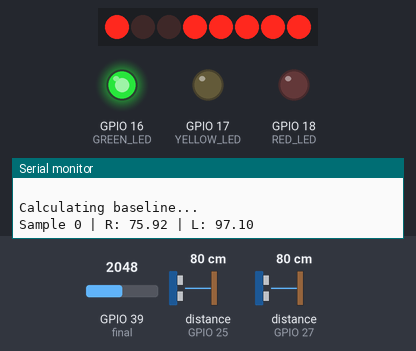
Bench run of a sketch on a simulated ESP32. Shown: 8 port-expander outputs drawn as a row of LEDs (first output left, lit = HIGH), output pins drawn as LEDs (lit = HIGH), the last lines printed to the serial monitor. Wiring (inferred from the names in the program): 2 × ultrasonic range finder: trigger GPIO 14, echo GPIO 27 / trigger GPIO 26, echo GPIO 25; PCF8574 port expander at I2C address 0x3E. Wiring (inferred from the signals the program sends): row of LEDs: on Q0, Q1, Q2, Q3, Q4, Q5, Q6, Q7. The test bench sets the inputs (shaded band); at power-on: distance to the obstacle (sensors on GPIO 27, GPIO 25) 80 cm, GPIO 39 (final) = 2048. The echo pulse lasts 58.3 µs per cm; pins used as bus, display or sensor lines are not drawn.

Above: at 0.5 s.
At 2.2 s:
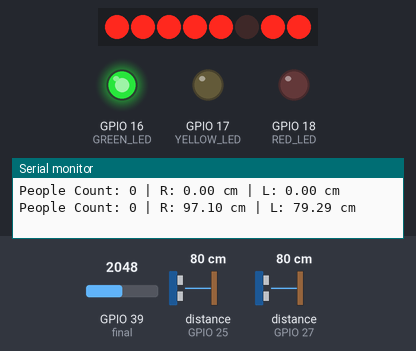
2.3 s: distance to the obstacle (sensor on GPIO 27) set to 2 cm
Timing chart, 0 to 5.3 s (numbered marks = the images above; inputs shaded):
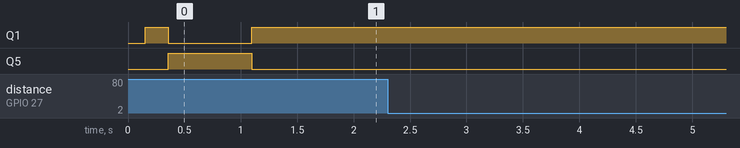

The sketch:

SoundLights.ino
```cpp
#include "led.h"
#include "db.h"
#include "PeopleCounter.h"
#include "lcd.h"

LCDDisplay lcd;

void taskUpdateLCD(void *parameter) {
    while (true) {
        lcd.update();
        vTaskDelay(pdMS_TO_TICKS(500));
    }
}

void setup() {
    Serial.begin(115200);
    delay(100);
    lcd.begin();  // initialize LCD
    delay(100);
    led_init();
    init_soundlevel();
    initializePeopleCounter();

    xTaskCreate(taskUpdateLCD, "UpdateLCD", 2048, NULL, 1, NULL);
}

void loop() {}
```

PeopleCounter.cpp
```cpp
#include "PeopleCounter.h"

// ===== Global Variables =====
SensorData sensorData = {0};
SemaphoreHandle_t dataMutex = NULL;
int globalPeople = 5;

// ===== RTOS Task Functions =====
void taskReadSensors(void *parameter) {
  while (true) {
    // Read Right
    float distRight = readUltrasonicDistance(TRIG_PIN_RIGHT, ECHO_PIN_RIGHT);
    vTaskDelay(pdMS_TO_TICKS(30)); // 30ms "Silence" period for echoes to dissipate

    // Read Left
    float distLeft = readUltrasonicDistance(TRIG_PIN_LEFT, ECHO_PIN_LEFT);
    vTaskDelay(pdMS_TO_TICKS(30));

    if (xSemaphoreTake(dataMutex, portMAX_DELAY)) {
      sensorData.distanceRight = distRight;
      sensorData.distanceLeft = distLeft;
      xSemaphoreGive(dataMutex);
    }

    vTaskDelay(pdMS_TO_TICKS(20)); // Overall task frequency
  }
}

void taskDetectPeople(void *parameter) {
  TickType_t lastWakeTime = xTaskGetTickCount();

  while (true) {
    if (xSemaphoreTake(dataMutex, portMAX_DELAY)) {
      detectMovement();
      xSemaphoreGive(dataMutex);
    }

    vTaskDelayUntil(&lastWakeTime, pdMS_TO_TICKS(SENSOR_READ_DELAY_MS));
  }
}

void taskUpdateBaseline(void *parameter) {
  TickType_t lastWakeTime = xTaskGetTickCount();

  while (true) {
    vTaskDelayUntil(&lastWakeTime, pdMS_TO_TICKS(BASELINE_UPDATE_DELAY_MS));

    Serial.println("Updating baseline...");
    if (xSemaphoreTake(dataMutex, portMAX_DELAY)) {
      calculateBaseline();
      xSemaphoreGive(dataMutex);
    }
  }
}

void taskDisplayStatus(void *parameter) {
  TickType_t lastWakeTime = xTaskGetTickCount();

  while (true) {
    if (xSemaphoreTake(dataMutex, portMAX_DELAY)) {
      Serial.printf("People Count: %u | R: %.2f cm | L: %.2f cm\n",
                    sensorData.peopleCount,
                    sensorData.distanceRight,
                    sensorData.distanceLeft);
      globalPeople = sensorData.peopleCount;
      xSemaphoreGive(dataMutex);
    }

    vTaskDelayUntil(&lastWakeTime, pdMS_TO_TICKS(DISPLAY_UPDATE_DELAY_MS));
  }
}

// ===== Helper Functions =====
float readUltrasonicDistance(int trigPin, int echoPin) {
  digitalWrite(trigPin, LOW);
  delayMicroseconds(2);
  digitalWrite(trigPin, HIGH);
  delayMicroseconds(10);
  digitalWrite(trigPin, LOW);

  unsigned long duration = pulseIn(echoPin, HIGH, TIMEOUT_US);
  return (duration * SOUND_SPEED_CM_US) / 2.0;
}

void calculateBaseline() {
  float sumRight = 0;
  float sumLeft = 0;

  Serial.println("Calculating baseline...");

  for (int i = 0; i < BASELINE_SAMPLES; i++) {
    float distRight = readUltrasonicDistance(TRIG_PIN_RIGHT, ECHO_PIN_RIGHT);
    float distLeft = readUltrasonicDistance(TRIG_PIN_LEFT, ECHO_PIN_LEFT);

    sumRight += distRight;
    sumLeft += distLeft;

    Serial.printf("Sample %d | R: %.2f | L: %.2f\n", i, distRight, distLeft);
    delay(50);
  }

  sensorData.baselineRight = sumRight / BASELINE_SAMPLES;
  sensorData.baselineLeft = sumLeft / BASELINE_SAMPLES;
  sensorData.prevRight = sensorData.baselineRight;
  sensorData.prevLeft = sensorData.baselineLeft;

  Serial.printf("Baseline set | R: %.2f | L: %.2f\n",
                sensorData.baselineRight,
                sensorData.baselineLeft);
}

void detectMovement() {
  bool rightBlocked = (sensorData.distanceRight < (sensorData.baselineRight - DETECTION_TOLERANCE));
  bool leftBlocked = (sensorData.distanceLeft < (sensorData.baselineLeft - DETECTION_TOLERANCE));

  static unsigned long lastTriggerTime = 0;
  unsigned long currentTime = millis();

  if (currentTime - lastTriggerTime < DEBOUCE_DELAY_MS) {
    return;
  }

  if (rightBlocked) {
    sensorData.peopleCount++;
    lastTriggerTime = currentTime;
    Serial.println("ENTRY");
  }
  else if (leftBlocked) {
    if (sensorData.peopleCount > 0) {
      sensorData.peopleCount--;
    }
    lastTriggerTime = currentTime;
    Serial.println("EXIT");
  }
}

void initializePeopleCounter() {
  // Configure pins
  pinMode(TRIG_PIN_RIGHT, OUTPUT);
  pinMode(ECHO_PIN_RIGHT, INPUT);
  pinMode(TRIG_PIN_LEFT, OUTPUT);
  pinMode(ECHO_PIN_LEFT, INPUT);

  // Create mutex
  dataMutex = xSemaphoreCreateMutex();

  if (dataMutex == NULL) {
    Serial.println("ERROR:  mutex!");
    return;
  }

  // Baseline calculation
  calculateBaseline();

  // RTOS tasks
  BaseType_t taskResult;

  taskResult = xTaskCreate(taskReadSensors, "ReadSensors", 8182, NULL, 2, NULL);
  if (taskResult != pdPASS) {
    Serial.println("ERROR: ReadSensors");
    return;
  }

  taskResult = xTaskCreate(taskDetectPeople, "DetectPeople", 4096, NULL, 2, NULL);
  if (taskResult != pdPASS) {
    Serial.println("ERROR: DetectPeople");
    return;
  }

  taskResult = xTaskCreate(taskUpdateBaseline, "UpdateBaseline", 8192, NULL, 1, NULL);
  if (taskResult != pdPASS) {
    Serial.println("ERROR: UpdateBaseline");
    return;
  }

  taskResult = xTaskCreate(taskDisplayStatus, "DisplayStatus", 4096, NULL, 1, NULL);
  if (taskResult != pdPASS) {
    Serial.println("ERROR: DisplayStatus");
    return;
  }

  Serial.println("RTOS tasks created successfully. System running...");
}
```

PeopleCounter.h
```cpp
#ifndef PEOPLE_COUNTER_H
#define PEOPLE_COUNTER_H

#include <Arduino.h>

// Pins
const int TRIG_PIN_RIGHT = 14;
const int ECHO_PIN_RIGHT = 27;
const int TRIG_PIN_LEFT = 26;
const int ECHO_PIN_LEFT = 25;

// Constants
const int BASELINE_SAMPLES = 10;
const float SOUND_SPEED_CM_US = 0.034;
const float DETECTION_TOLERANCE = 20.0;  // cm
const unsigned long TIMEOUT_US = 26000;
const int SENSOR_READ_DELAY_MS = 10;
const int BASELINE_UPDATE_DELAY_MS = 30000;  // 30 seconds
const int DISPLAY_UPDATE_DELAY_MS = 1000;
const int DEBOUCE_DELAY_MS = 2000;

// Scruts
struct SensorData {
  float distanceRight;
  float distanceLeft;
  float baselineRight;
  float baselineLeft;
  float prevRight;
  float prevLeft;
  unsigned int peopleCount;
};

// Global
extern SensorData sensorData;
extern SemaphoreHandle_t dataMutex;
extern int globalPeople;

// Sensor reading
float readUltrasonicDistance(int trigPin, int echoPin);

// Baseline calculation
void calculateBaseline();

// Movement detection
void detectMovement();

// RTOS
void taskReadSensors(void *parameter);
void taskDetectPeople(void *parameter);
void taskUpdateBaseline(void *parameter);
void taskDisplayStatus(void *parameter);

// Initialization
void initializePeopleCounter();

#endif // PEOPLE_COUNTER_H
```

db.cpp
```cpp
#include "db.h"
#include "led.h"
#include <Arduino.h>
#include <math.h>

#define SAMPLES 100
//ADC-pinnien määritys
//#define Microphone 34
//#define amplifier 35
#define final 39
#define buzzer 19 //toinen jalka groundiin

float sharedDb = 0;
float prev_db=0;
SemaphoreHandle_t dbMutex = NULL;
struct CalibrationPoint {
      float adc;
    	float db;
  };
CalibrationPoint calibration[] = { //manuaalinen kalibrointitaulukko
    {40,   30},   // hiljaisuus
    {50,   40},
    {160,  60},
    {300,  70},   // normaali puhe
    {500,  80},   // kova puhe
    {900,  92},
    {1300, 100},  // maksimi
};

const int N = sizeof(calibration) / sizeof(calibration[0]);

void init_soundlevel(void){
    dbMutex = xSemaphoreCreateMutex();
    TaskHandle_t SoundLevelHandle=NULL;
    xTaskCreate(
      start_sound_level, //task-funktio
      "SoundlevelTask",
      4096,
      NULL,
      1,
      &SoundLevelHandle
    );
}

float get_db_rms(float x) {
    if (x <= calibration[0].adc) return calibration[0].db;

  for (int i = 0; i < N - 1; i++) {
    if (x <= calibration[i + 1].adc) {

      float x0 = calibration[i].adc;
      float y0 = calibration[i].db;
      float x1 = calibration[i + 1].adc;
      float y1 = calibration[i + 1].db;

      float t = (x - x0) / (x1 - x0);

      return y0 + t * (y1 - y0);
    }
  }
  return calibration[N - 1].db;
}
float get_rms(void){ //
long sum=0;
int samples[SAMPLES];
  for(int i=0; i<SAMPLES; i++){
    samples[i]=analogRead(final);
    sum +=samples[i];
    delayMicroseconds(150);
    }
    float mean =sum/(float)SAMPLES;
    //Offsetin poisto
    long long sq_sum=0;
    for(int i=0; i<SAMPLES; i++){
      float val=samples[i]-mean;
      sq_sum += val*val;
    }
  float rms=sqrt(sq_sum/(float)SAMPLES);
  sum=0;
  return rms;
}

void start_sound_level(void *parameter){//Laskee keskiarvon ja sytyttää tarpeelliset ledit
  while(true){
    float rms=get_rms();
    //Serial.print("RMS: ");
    //Serial.println(rms);
    led_all_off();
    if (rms < 300){ //sytyttää ledit vihreä <=2500 keltainen >=2500 ja <3000 ja punainen >3000
              led_set_green();
          }
          else if( rms >=300 && rms<1000.0){
              led_set_yellow();
          }
          else{
              tone(buzzer,500,100);
              led_set_red();

          }
          float db=get_db_rms(rms);
          //db= db * 0.8 + prev_db * 0.2; //tasoittaa desibelin heiluntaa aiemmasta arvosta 20% ja uudesta 80%
          prev_db=db;
          //Serial.print("DB: ");
          //Serial.println(db);
                  if (dbMutex != NULL) {
            xSemaphoreTake(dbMutex, portMAX_DELAY);
            sharedDb = db;
            xSemaphoreGive(dbMutex);
        }
        vTaskDelay(50/portTICK_PERIOD_MS);

  }
}
```

db.h
```cpp
#ifndef DB_H
#define DB_H

#include <Arduino.h>
#include "freertos/FreeRTOS.h"
#include "freertos/semphr.h"

extern float sharedDb;
extern SemaphoreHandle_t dbMutex;

//aliohjelmat
void init_soundlevel(void);//alustaa soundlevel taskin ja kalibroi db mittarin
float get_db_rms(float); //laskee rms:n avulla desibelin
float get_rms(void); //laskee tehollisarvon 100 näytteen jälkeen
void start_sound_level(void *parameter);
#endif
```

led.cpp
```cpp
#include "led.h"
#include <Arduino.h>

//Led-pinnien määritys
#define RED_LED 18
#define YELLOW_LED 17
#define GREEN_LED 16

void led_init(void){
    pinMode(RED_LED, OUTPUT);
    pinMode(YELLOW_LED, OUTPUT);
    pinMode(GREEN_LED, OUTPUT);
    led_all_off(); //kaikki pois
}
void led_set_red(void){
    digitalWrite(RED_LED, HIGH);
}
void led_set_yellow(void){
    digitalWrite(YELLOW_LED, HIGH);
} //asettaa keltaisen ledin päälle
void led_set_green(void){
    digitalWrite(GREEN_LED, HIGH);
} // asettaa vihreän ledin päälle
void led_all_off(void){
    digitalWrite(GREEN_LED, LOW);
    digitalWrite(YELLOW_LED, LOW);
    digitalWrite(RED_LED, LOW);
}
```

led.h
```cpp
#ifndef LED_H
#define LED_H

//aliohjelmat
void led_init(void); //alustaa ledit
void led_set_red(void); //asettaa punaisen ledin päälle
void led_set_yellow(void); //asettaa keltaisen ledin päälle
void led_set_green(void); // asettaa vihreän ledin päälle
void led_all_off(void); //sammuttaa ledit


#endif
```

lcd.cpp
```cpp
#include "lcd.h"
#include "db.h"

LCDDisplay::LCDDisplay() {
    Serial.println("LCD constructor");
}

void LCDDisplay::begin() {
    Wire.begin(21, 22); //sda, scl

    delay(50);

    //lcd initializer
    sendCommand(0x38);
    sendCommand(0x39);
    sendCommand(0x14);
    sendCommand(0x70); // contrast
    sendCommand(0x56);
    sendCommand(0x6C);

    delay(200);

    sendCommand(0x0C); // display ON
    sendCommand(0x01); // clear
    delay(2);
    sendCommand(0x06); // entry mode
}

/*
0x38	8-bit, 2-rivinen näyttö
0x39	Laajennettu komentotila
0x14	Sisäinen oskillaattori
0x70	Kontrasti
0x56	Virransyötön asetukset
0x6C	Follower control
0x0C	Näyttö päälle
0x01	Tyhjennä näyttö
0x06	Kursori siirtyy oikealle
*/
void LCDDisplay::update() {
    setCursor(0, 0);
    print("People:");
    printNumber(globalPeople);
    print("         ");  // täyttää lopun rivin tyhjällä

    setCursor(0, 1);
    print("dB:");
    if (dbMutex != NULL) {
        xSemaphoreTake(dbMutex, portMAX_DELAY);
        float db = sharedDb;
        xSemaphoreGive(dbMutex);
        printNumber((int)db);
        print("         ");  // täyttää lopun rivin tyhjällä
    }
}
void LCDDisplay::sendCommand(uint8_t cmd) {
    Wire.beginTransmission(addr); //i2c -> lcd
    Wire.write(0x00); //next byte
    Wire.write(cmd); //sends byte
    Wire.endTransmission();
    delayMicroseconds(30);
}

void LCDDisplay::sendData(uint8_t data) {
    Wire.beginTransmission(addr);
    Wire.write(0x40);
    Wire.write(data);
    Wire.endTransmission();
    delayMicroseconds(30);
}

void LCDDisplay::clear() {
    sendCommand(0x01); //clear
    delay(2);
}

void LCDDisplay::setCursor(uint8_t col, uint8_t row) {
    uint8_t offset[] = {0x00, 0x40}; //alkuosoitteet lcd muistissa
    sendCommand(0x80 | (col + offset[row]));
}

void LCDDisplay::print(const char* str) {
    while (*str) sendData(*str++);
}

void LCDDisplay::printNumber(int num) {
    char buf[10];
    sprintf(buf, "%d", num);
    print(buf);
}
```

lcd.h
```cpp
#ifndef LCD_H
#define LCD_H

#include <Arduino.h>
#include <Wire.h>
#include "PeopleCounter.h"
#include "db.h"

class LCDDisplay {
private:
    uint8_t addr = 0x3E; //i2c address
    void sendCommand(uint8_t cmd); //commandbyte -> lcd
    void sendData(uint8_t data); //databyte -> lcd
    void clear();
    void setCursor(uint8_t col, uint8_t row); // sets cursor
    void print(const char* str); //prints string to lcd
    void printNumber(int num);

public:
    LCDDisplay(); //constructor
    void begin(); //lcd ready
    void update(); //updates lcd
};

#endif
```
